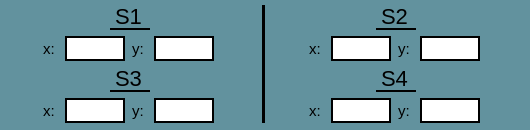
               <widget class="QFrame" name="frame_95">
                <property name="minimumSize">
                 <size>
                  <width>530</width>
                  <height>130</height>
                 </size>
                </property>
                <property name="maximumSize">
                 <size>
                  <width>530</width>
                  <height>130</height>
                 </size>
                </property>
                <property name="styleSheet">
                 <string notr="true">QFrame{
background-color: rgb(98, 146, 158);
border: none;
border-radius: 15px;
}

QLabel{
font-size: 20px
}</string>
                </property>
                <property name="frameShape">
                 <enum>QFrame::StyledPanel</enum>
                </property>
                <property name="frameShadow">
                 <enum>QFrame::Raised</enum>
                </property>
                <layout class="QGridLayout" name="gridLayout_89">
                 <property name="leftMargin">
                  <number>0</number>
                 </property>
                 <property name="topMargin">
                  <number>0</number>
                 </property>
                 <property name="rightMargin">
                  <number>0</number>
                 </property>
                 <property name="bottomMargin">
                  <number>0</number>
                 </property>
                 <property name="spacing">
                  <number>1</number>
                 </property>
                 <item row="1" column="2">
                  <widget class="QFrame" name="frame_137">
                   <property name="minimumSize">
                    <size>
                     <width>177</width>
                     <height>25</height>
                    </size>
                   </property>
                   <property name="maximumSize">
                    <size>
                     <width>177</width>
                     <height>25</height>
                    </size>
                   </property>
                   <property name="frameShape">
                    <enum>QFrame::StyledPanel</enum>
                   </property>
                   <property name="frameShadow">
                    <enum>QFrame::Raised</enum>
                   </property>
                   <layout class="QGridLayout" name="gridLayout_116">
                    <property name="leftMargin">
                     <number>0</number>
                    </property>
                    <property name="topMargin">
                     <number>0</number>
                    </property>
                    <property name="rightMargin">
                     <number>0</number>
                    </property>
                    <property name="bottomMargin">
                     <number>0</number>
                    </property>
                    <item row="0" column="0">
                     <widget class="QLabel" name="label_60">
                      <property name="minimumSize">
                       <size>
                        <width>15</width>
                        <height>25</height>
                       </size>
                      </property>
                      <property name="maximumSize">
                       <size>
                        <width>14</width>
                        <height>25</height>
                       </size>
                      </property>
                      <property name="styleSheet">
                       <string notr="true">QLabel{
font-size: 15px;
qproperty-alignment: AlignCenter;
border: none
}</string>
                      </property>
                      <property name="text">
                       <string>x:</string>
                      </property>
                     </widget>
                    </item>
                    <item row="0" column="1">
                     <widget class="QLineEdit" name="XS2">
                      <property name="minimumSize">
                       <size>
                        <width>60</width>
                        <height>25</height>
                       </size>
                      </property>
                      <property name="maximumSize">
                       <size>
                        <width>60</width>
                        <height>25</height>
                       </size>
                      </property>
                      <property name="styleSheet">
                       <string notr="true">QLineEdit{
background-color: white;
border: 2px solid black;
font-color: black;
qproperty-alignment: AlignCenter;
font-size: 15px;
}</string>
                      </property>
                      <property name="text">
                       <string/>
                      </property>
                     </widget>
                    </item>
                    <item row="0" column="2">
                     <widget class="QLabel" name="label_71">
                      <property name="minimumSize">
                       <size>
                        <width>15</width>
                        <height>25</height>
                       </size>
                      </property>
                      <property name="maximumSize">
                       <size>
                        <width>15</width>
                        <height>25</height>
                       </size>
                      </property>
                      <property name="styleSheet">
                       <string notr="true">QLabel{
font-size: 15px;
qproperty-alignment: AlignCenter;
border: none
}</string>
                      </property>
                      <property name="text">
                       <string>y:</string>
                      </property>
                     </widget>
                    </item>
                    <item row="0" column="3">
                     <widget class="QLineEdit" name="YS2">
                      <property name="minimumSize">
                       <size>
                        <width>60</width>
                        <height>25</height>
                       </size>
                      </property>
                      <property name="maximumSize">
                       <size>
                        <width>60</width>
                        <height>25</height>
                       </size>
                      </property>
                      <property name="styleSheet">
                       <string notr="true">QLineEdit{
background-color: white;
border: 2px solid black;
font-color: black;
qproperty-alignment: AlignCenter;
font-size: 15px;
}</string>
                      </property>
                      <property name="text">
                       <string/>
                      </property>
                     </widget>
                    </item>
                   </layout>
                  </widget>
                 </item>
                 <item row="1" column="0">
                  <widget class="QFrame" name="frame_98">
                   <property name="minimumSize">
                    <size>
                     <width>177</width>
                     <height>25</height>
                    </size>
                   </property>
                   <property name="maximumSize">
                    <size>
                     <width>177</width>
                     <height>25</height>
                    </size>
                   </property>
                   <property name="frameShape">
                    <enum>QFrame::StyledPanel</enum>
                   </property>
                   <property name="frameShadow">
                    <enum>QFrame::Raised</enum>
                   </property>
                   <layout class="QGridLayout" name="gridLayout_99">
                    <property name="leftMargin">
                     <number>0</number>
                    </property>
                    <property name="topMargin">
                     <number>0</number>
                    </property>
                    <property name="rightMargin">
                     <number>0</number>
                    </property>
                    <property name="bottomMargin">
                     <number>0</number>
                    </property>
                    <item row="0" column="0">
                     <widget class="QLabel" name="label_29">
                      <property name="minimumSize">
                       <size>
                        <width>15</width>
                        <height>25</height>
                       </size>
                      </property>
                      <property name="maximumSize">
                       <size>
                        <width>14</width>
                        <height>25</height>
                       </size>
                      </property>
                      <property name="styleSheet">
                       <string notr="true">QLabel{
font-size: 15px;
qproperty-alignment: AlignCenter;
border: none
}</string>
                      </property>
                      <property name="text">
                       <string>x:</string>
                      </property>
                     </widget>
                    </item>
                    <item row="0" column="1">
                     <widget class="QLineEdit" name="XS1">
                      <property name="minimumSize">
                       <size>
                        <width>60</width>
                        <height>25</height>
                       </size>
                      </property>
                      <property name="maximumSize">
                       <size>
                        <width>60</width>
                        <height>25</height>
                       </size>
                      </property>
                      <property name="styleSheet">
                       <string notr="true">QLineEdit{
background-color: white;
border: 2px solid black;
font-color: black;
qproperty-alignment: AlignCenter;
font-size: 15px;
}</string>
                      </property>
                      <property name="text">
                       <string/>
                      </property>
                     </widget>
                    </item>
                    <item row="0" column="2">
                     <widget class="QLabel" name="label_40">
                      <property name="minimumSize">
                       <size>
                        <width>15</width>
                        <height>25</height>
                       </size>
                      </property>
                      <property name="maximumSize">
                       <size>
                        <width>15</width>
                        <height>25</height>
                       </size>
                      </property>
                      <property name="styleSheet">
                       <string notr="true">QLabel{
font-size: 15px;
qproperty-alignment: AlignCenter;
border: none
}</string>
                      </property>
                      <property name="text">
                       <string>y:</string>
                      </property>
                     </widget>
                    </item>
                    <item row="0" column="3">
                     <widget class="QLineEdit" name="YS1">
                      <property name="minimumSize">
                       <size>
                        <width>60</width>
                        <height>25</height>
                       </size>
                      </property>
                      <property name="maximumSize">
                       <size>
                        <width>60</width>
                        <height>25</height>
                       </size>
                      </property>
                      <property name="styleSheet">
                       <string notr="true">QLineEdit{
background-color: white;
border: 2px solid black;
font-color: black;
qproperty-alignment: AlignCenter;
font-size: 15px;
}</string>
                      </property>
                      <property name="text">
                       <string/>
                      </property>
                     </widget>
                    </item>
                   </layout>
                  </widget>
                 </item>
                 <item row="0" column="2">
                  <widget class="QFrame" name="frame_103">
                   <property name="minimumSize">
                    <size>
                     <width>177</width>
                     <height>25</height>
                    </size>
                   </property>
                   <property name="maximumSize">
                    <size>
                     <width>177</width>
                     <height>25</height>
                    </size>
                   </property>
                   <property name="styleSheet">
                    <string notr="true">QFrame{
background-color: transparent;
}</string>
                   </property>
                   <property name="frameShape">
                    <enum>QFrame::StyledPanel</enum>
                   </property>
                   <property name="frameShadow">
                    <enum>QFrame::Raised</enum>
                   </property>
                   <layout class="QGridLayout" name="gridLayout_115">
                    <property name="leftMargin">
                     <number>0</number>
                    </property>
                    <property name="topMargin">
                     <number>0</number>
                    </property>
                    <property name="rightMargin">
                     <number>0</number>
                    </property>
                    <property name="bottomMargin">
                     <number>0</number>
                    </property>
                    <item row="0" column="0">
                     <widget class="QLabel" name="label_110">
                      <property name="minimumSize">
                       <size>
                        <width>40</width>
                        <height>25</height>
                       </size>
                      </property>
                      <property name="maximumSize">
                       <size>
                        <width>40</width>
                        <height>25</height>
                       </size>
                      </property>
                      <property name="font">
                       <font>
                        <family>Microsoft Sans Serif</family>
                        <pointsize>-1</pointsize>
                       </font>
                      </property>
                      <property name="styleSheet">
                       <string notr="true">QLabel{
qproperty-alignment: AlignCenter;
font-style: bold;
font-size: 22px;
color: black;
border-bottom: 2px solid black;
border-radius: 0px;
}</string>
                      </property>
                      <property name="text">
                       <string>S2</string>
                      </property>
                     </widget>
                    </item>
                   </layout>
                  </widget>
                 </item>
                 <item row="0" column="0">
                  <widget class="QFrame" name="frame_96">
                   <property name="minimumSize">
                    <size>
                     <width>177</width>
                     <height>25</height>
                    </size>
                   </property>
                   <property name="maximumSize">
                    <size>
                     <width>177</width>
                     <height>25</height>
                    </size>
                   </property>
                   <property name="styleSheet">
                    <string notr="true">QFrame{
background-color: transparent;
}</string>
                   </property>
                   <property name="frameShape">
                    <enum>QFrame::StyledPanel</enum>
                   </property>
                   <property name="frameShadow">
                    <enum>QFrame::Raised</enum>
                   </property>
                   <layout class="QGridLayout" name="gridLayout_85">
                    <property name="leftMargin">
                     <number>0</number>
                    </property>
                    <property name="topMargin">
                     <number>0</number>
                    </property>
                    <property name="rightMargin">
                     <number>0</number>
                    </property>
                    <property name="bottomMargin">
                     <number>0</number>
                    </property>
                    <item row="0" column="0">
                     <widget class="QLabel" name="label_109">
                      <property name="minimumSize">
                       <size>
                        <width>40</width>
                        <height>25</height>
                       </size>
                      </property>
                      <property name="maximumSize">
                       <size>
                        <width>40</width>
                        <height>25</height>
                       </size>
                      </property>
                      <property name="font">
                       <font>
                        <family>Microsoft Sans Serif</family>
                        <pointsize>-1</pointsize>
                       </font>
                      </property>
                      <property name="styleSheet">
                       <string notr="true">QLabel{
qproperty-alignment: AlignCenter;
font-style: bold;
font-size: 22px;
color: black;
border-bottom: 2px solid black;
border-radius: 0px;
}</string>
                      </property>
                      <property name="text">
                       <string>S1</string>
                      </property>
                     </widget>
                    </item>
                   </layout>
                  </widget>
                 </item>
                 <item row="3" column="2">
                  <widget class="QFrame" name="frame_139">
                   <property name="minimumSize">
                    <size>
                     <width>177</width>
                     <height>25</height>
                    </size>
                   </property>
                   <property name="maximumSize">
                    <size>
                     <width>177</width>
                     <height>25</height>
                    </size>
                   </property>
                   <property name="frameShape">
                    <enum>QFrame::StyledPanel</enum>
                   </property>
                   <property name="frameShadow">
                    <enum>QFrame::Raised</enum>
                   </property>
                   <layout class="QGridLayout" name="gridLayout_117">
                    <property name="leftMargin">
                     <number>0</number>
                    </property>
                    <property name="topMargin">
                     <number>0</number>
                    </property>
                    <property name="rightMargin">
                     <number>0</number>
                    </property>
                    <property name="bottomMargin">
                     <number>0</number>
                    </property>
                    <item row="0" column="0">
                     <widget class="QLabel" name="label_91">
                      <property name="minimumSize">
                       <size>
                        <width>15</width>
                        <height>25</height>
                       </size>
                      </property>
                      <property name="maximumSize">
                       <size>
                        <width>14</width>
                        <height>25</height>
                       </size>
                      </property>
                      <property name="styleSheet">
                       <string notr="true">QLabel{
font-size: 15px;
qproperty-alignment: AlignCenter;
border: none
}</string>
                      </property>
                      <property name="text">
                       <string>x:</string>
                      </property>
                     </widget>
                    </item>
                    <item row="0" column="1">
                     <widget class="QLineEdit" name="XS4">
                      <property name="minimumSize">
                       <size>
                        <width>60</width>
                        <height>25</height>
                       </size>
                      </property>
                      <property name="maximumSize">
                       <size>
                        <width>60</width>
                        <height>25</height>
                       </size>
                      </property>
                      <property name="styleSheet">
                       <string notr="true">QLineEdit{
background-color: white;
border: 2px solid black;
font-color: black;
qproperty-alignment: AlignCenter;
font-size: 15px;
}</string>
                      </property>
                      <property name="text">
                       <string/>
                      </property>
                     </widget>
                    </item>
                    <item row="0" column="2">
                     <widget class="QLabel" name="label_92">
                      <property name="minimumSize">
                       <size>
                        <width>15</width>
                        <height>25</height>
                       </size>
                      </property>
                      <property name="maximumSize">
                       <size>
                        <width>15</width>
                        <height>25</height>
                       </size>
                      </property>
                      <property name="styleSheet">
                       <string notr="true">QLabel{
font-size: 15px;
qproperty-alignment: AlignCenter;
border: none
}</string>
                      </property>
                      <property name="text">
                       <string>y:</string>
                      </property>
                     </widget>
                    </item>
                    <item row="0" column="3">
                     <widget class="QLineEdit" name="YS4">
                      <property name="minimumSize">
                       <size>
                        <width>60</width>
                        <height>25</height>
                       </size>
                      </property>
                      <property name="maximumSize">
                       <size>
                        <width>60</width>
                        <height>25</height>
                       </size>
                      </property>
                      <property name="styleSheet">
                       <string notr="true">QLineEdit{
background-color: white;
border: 2px solid black;
font-color: black;
qproperty-alignment: AlignCenter;
font-size: 15px;
}</string>
                      </property>
                      <property name="text">
                       <string/>
                      </property>
                     </widget>
                    </item>
                   </layout>
                  </widget>
                 </item>
                 <item row="2" column="2">
                  <widget class="QFrame" name="frame_138">
                   <property name="minimumSize">
                    <size>
                     <width>177</width>
                     <height>25</height>
                    </size>
                   </property>
                   <property name="maximumSize">
                    <size>
                     <width>177</width>
                     <height>25</height>
                    </size>
                   </property>
                   <property name="styleSheet">
                    <string notr="true">QFrame{
background-color: transparent;
}</string>
                   </property>
                   <property name="frameShape">
                    <enum>QFrame::StyledPanel</enum>
                   </property>
                   <property name="frameShadow">
                    <enum>QFrame::Raised</enum>
                   </property>
                   <layout class="QGridLayout" name="gridLayout_114">
                    <property name="leftMargin">
                     <number>0</number>
                    </property>
                    <property name="topMargin">
                     <number>0</number>
                    </property>
                    <property name="rightMargin">
                     <number>0</number>
                    </property>
                    <property name="bottomMargin">
                     <number>0</number>
                    </property>
                    <item row="0" column="0">
                     <widget class="QLabel" name="label_118">
                      <property name="minimumSize">
                       <size>
                        <width>40</width>
                        <height>25</height>
                       </size>
                      </property>
                      <property name="maximumSize">
                       <size>
                        <width>40</width>
                        <height>25</height>
                       </size>
                      </property>
                      <property name="font">
                       <font>
                        <family>Microsoft Sans Serif</family>
                        <pointsize>-1</pointsize>
                       </font>
                      </property>
                      <property name="styleSheet">
                       <string notr="true">QLabel{
qproperty-alignment: AlignCenter;
font-style: bold;
font-size: 22px;
color: black;
border-bottom: 2px solid black;
border-radius: 0px;
}</string>
                      </property>
                      <property name="text">
                       <string>S4</string>
                      </property>
                     </widget>
                    </item>
                   </layout>
                  </widget>
                 </item>
                 <item row="3" column="0">
                  <widget class="QFrame" name="frame_102">
                   <property name="minimumSize">
                    <size>
                     <width>177</width>
                     <height>25</height>
                    </size>
                   </property>
                   <property name="maximumSize">
                    <size>
                     <width>177</width>
                     <height>25</height>
                    </size>
                   </property>
                   <property name="frameShape">
                    <enum>QFrame::StyledPanel</enum>
                   </property>
                   <property name="frameShadow">
                    <enum>QFrame::Raised</enum>
                   </property>
                   <layout class="QGridLayout" name="gridLayout_113">
                    <property name="leftMargin">
                     <number>0</number>
                    </property>
                    <property name="topMargin">
                     <number>0</number>
                    </property>
                    <property name="rightMargin">
                     <number>0</number>
                    </property>
                    <property name="bottomMargin">
                     <number>0</number>
                    </property>
                    <item row="0" column="0">
                     <widget class="QLabel" name="label_30">
                      <property name="minimumSize">
                       <size>
                        <width>15</width>
                        <height>25</height>
                       </size>
                      </property>
                      <property name="maximumSize">
                       <size>
                        <width>14</width>
                        <height>25</height>
                       </size>
                      </property>
                      <property name="styleSheet">
                       <string notr="true">QLabel{
font-size: 15px;
qproperty-alignment: AlignCenter;
border: none
}</string>
                      </property>
                      <property name="text">
                       <string>x:</string>
                      </property>
                     </widget>
                    </item>
                    <item row="0" column="1">
                     <widget class="QLineEdit" name="XS3">
                      <property name="minimumSize">
                       <size>
                        <width>60</width>
                        <height>25</height>
                       </size>
                      </property>
                      <property name="maximumSize">
                       <size>
                        <width>60</width>
                        <height>25</height>
                       </size>
                      </property>
                      <property name="styleSheet">
                       <string notr="true">QLineEdit{
background-color: white;
border: 2px solid black;
font-color: black;
qproperty-alignment: AlignCenter;
font-size: 15px;
}</string>
                      </property>
                      <property name="text">
                       <string/>
                      </property>
                     </widget>
                    </item>
                    <item row="0" column="2">
                     <widget class="QLabel" name="label_72">
                      <property name="minimumSize">
                       <size>
                        <width>15</width>
                        <height>25</height>
                       </size>
                      </property>
                      <property name="maximumSize">
                       <size>
                        <width>15</width>
                        <height>25</height>
                       </size>
                      </property>
                      <property name="styleSheet">
                       <string notr="true">QLabel{
font-size: 15px;
qproperty-alignment: AlignCenter;
border: none
}</string>
                      </property>
                      <property name="text">
                       <string>y:</string>
                      </property>
                     </widget>
                    </item>
                    <item row="0" column="3">
                     <widget class="QLineEdit" name="YS3">
                      <property name="minimumSize">
                       <size>
                        <width>60</width>
                        <height>25</height>
                       </size>
                      </property>
                      <property name="maximumSize">
                       <size>
                        <width>60</width>
                        <height>25</height>
                       </size>
                      </property>
                      <property name="styleSheet">
                       <string notr="true">QLineEdit{
background-color: white;
border: 2px solid black;
font-color: black;
qproperty-alignment: AlignCenter;
font-size: 15px;
}</string>
                      </property>
                      <property name="text">
                       <string/>
                      </property>
                     </widget>
                    </item>
                   </layout>
                  </widget>
                 </item>
                 <item row="2" column="0">
                  <widget class="QFrame" name="frame_101">
                   <property name="minimumSize">
                    <size>
                     <width>177</width>
                     <height>25</height>
                    </size>
                   </property>
                   <property name="maximumSize">
                    <size>
                     <width>177</width>
                     <height>25</height>
                    </size>
                   </property>
                   <property name="styleSheet">
                    <string notr="true">QFrame{
background-color: transparent;
}</string>
                   </property>
                   <property name="frameShape">
                    <enum>QFrame::StyledPanel</enum>
                   </property>
                   <property name="frameShadow">
                    <enum>QFrame::Raised</enum>
                   </property>
                   <layout class="QGridLayout" name="gridLayout_110">
                    <property name="leftMargin">
                     <number>0</number>
                    </property>
                    <property name="topMargin">
                     <number>0</number>
                    </property>
                    <property name="rightMargin">
                     <number>0</number>
                    </property>
                    <property name="bottomMargin">
                     <number>0</number>
                    </property>
                    <item row="0" column="0">
                     <widget class="QLabel" name="label_111">
                      <property name="minimumSize">
                       <size>
                        <width>40</width>
                        <height>25</height>
                       </size>
                      </property>
                      <property name="maximumSize">
                       <size>
                        <width>40</width>
                        <height>25</height>
                       </size>
                      </property>
                      <property name="font">
                       <font>
                        <family>Microsoft Sans Serif</family>
                        <pointsize>-1</pointsize>
                       </font>
                      </property>
                      <property name="styleSheet">
                       <string notr="true">QLabel{
qproperty-alignment: AlignCenter;
font-style: bold;
font-size: 22px;
color: black;
border-bottom: 2px solid black;
border-radius: 0px;
}</string>
                      </property>
                      <property name="text">
                       <string>S3</string>
                      </property>
                     </widget>
                    </item>
                   </layout>
                  </widget>
                 </item>
                 <item row="0" column="1" rowspan="4">
                  <widget class="Line" name="line">
                   <property name="minimumSize">
                    <size>
                     <width>3</width>
                     <height>0</height>
                    </size>
                   </property>
                   <property name="maximumSize">
                    <size>
                     <width>3</width>
                     <height>16777215</height>
                    </size>
                   </property>
                   <property name="styleSheet">
                    <string notr="true">QWidget{
background-color: black;
border: none
}</string>
                   </property>
                   <property name="orientation">
                    <enum>Qt::Vertical</enum>
                   </property>
                  </widget>
                 </item>
                </layout>
               </widget>
